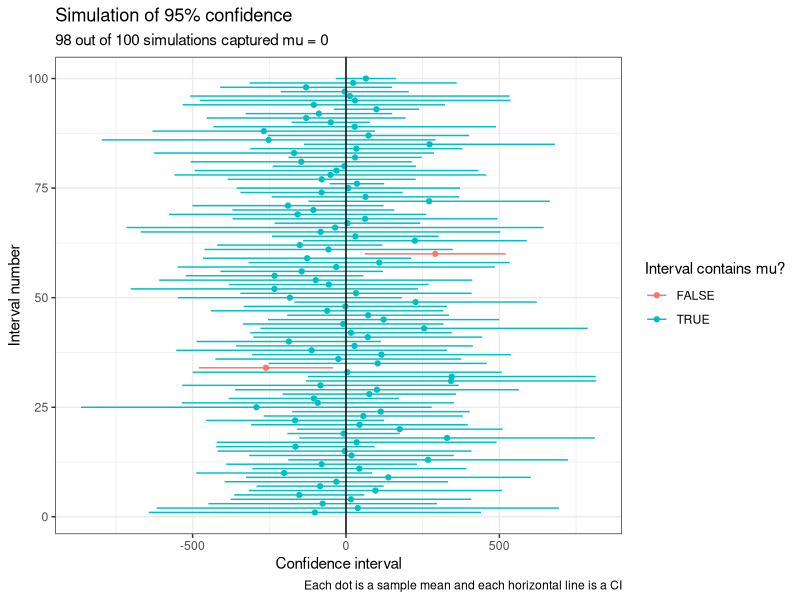

Generate this figure with R:
# Notes 8 Code

# Looking up the t.test() arguments

?t.test


# Generate 50 random values from a N(102, 5) distribution

set.seed(2303)
myvalues <- rnorm(50, 102, 5)


# T-tests with H0: mu = 100 and three different alternatives (≠, >, <)

t.test(x = myvalues, alternative = "two.sided", mu = 100)
t.test(x = myvalues, alternative = "greater", mu = 100)
t.test(x = myvalues, alternative = "less", mu = 100)


# Calculate test stat using the formula

test_stat <- (mean(myvalues) - 100) / (sd(myvalues) / sqrt(50))
test_stat


# Calculate p-value using Notes 7 functions

pt(test_stat, 49) # Ha with <
1 - pt(test_stat, 49) # Ha with >
2 * pt(test_stat, 49, lower.tail = FALSE) # Ha with not equal



# Practice: Old Faithful example
# H0: mu = 60  vs. Ha: mu > 60 

t.test(faithful$waiting, alternative = "greater", mu = 60, conf.level = 0.9)


# Storing t.test() output

out <- t.test(faithful$waiting, alternative = "greater", mu = 60, 
              conf.level = 0.9)
str(out) # check the structure of the output

# Print just the test stat, CI, or p-value
out$statistic
out$conf.int
out$p.value



# Example - Confidence Level Impact

# Choose three possible confidence levels and create a blank matrix
conf <- c(0.90, 0.95, 0.99)
ci <- matrix(NA, nrow = 3, ncol = 2)

# Calculate confidence intervals using each level
out1 <- t.test(x = myvalues, alternative = "two.sided", mu = 100, 
               conf.level = conf[1])
out2 <- t.test(x = myvalues, alternative = "two.sided", mu = 100, 
               conf.level = conf[2])
out3 <- t.test(x = myvalues, alternative = "two.sided", mu = 100, 
               conf.level = conf[3])

# Store each confidence interval in our matrix
ci[1, ] <- out1$conf.int[1:2]
ci[2, ] <- out2$conf.int[1:2]
ci[3, ] <- out3$conf.int[1:2]

# How wide are the intervals?
diff <- ci[, 2] - ci[, 1]
cbind(conf, diff)

# Where are the intervals centered?
apply(ci, MARGIN = 1, FUN = mean)




# Example - Sample size impact

# Generate three samples of varying sizes and create a a blank matrix
set.seed(4567)
n <- c(10, 30, 100)
my10values <- rnorm(n[1], 102, 5)
my30values <- rnorm(n[2], 102, 5)
my100values <- rnorm(n[3], 102, 5)
ci <- matrix(NA, nrow = 3, ncol = 2)

# Calculate confidence intervals using each sample size
out1 <- t.test(x = my10values, alternative = "two.sided", mu = 100)
out2 <- t.test(x = my30values, alternative = "two.sided", mu = 100)
out3 <- t.test(x = my100values, alternative = "two.sided", mu = 100)

# Store each confidence interval in our matrix
ci[1, ] <- out1$conf.int[1:2]
ci[2, ] <- out2$conf.int[1:2]
ci[3, ] <- out3$conf.int[1:2]

# How wide are the intervals?
diff <- ci[, 2] - ci[, 1]
cbind(n, diff)

# Where are the intervals centered?
apply(ci, MARGIN = 1, FUN = mean)




# Example - What does __% confident mean?

reps <- 1000
n <- 5
sd <- 300
conf <- 0.95

output <- replicate(reps, t.test(rnorm(n, 0, sd), mu = 0, 
                                 alternative = "two.sided", 
                                 conf.level = conf)$conf.int[1:2])

output <- t(output) # this makes each row a CI instead of each column
contain_mu <- output[, 1] <= 0 & output[, 2] >= 0
sum(contain_mu) / reps



# Code for confidence interval graph in notes

library(ggplot2)
myout <- output[1:100, ]
contain_mu <- contain_mu[1:100]

mydata <- data.frame(row = 1:100,
                     xbar = apply(myout, 1, mean),
                     lower = myout[, 1],
                     upper = myout[, 2])

ggplot(mydata, aes(y = row, x = xbar, color = contain_mu)) +
  geom_pointrange(aes(xmin = lower, xmax = upper), size = 0.2) +
  geom_vline(xintercept = 0) +
  labs(title = paste0("Simulation of ", conf * 100, "% confidence"),
       subtitle = paste0(sum(contain_mu), " out of ", nrow(myout),
                         " simulations captured mu = 0"),
       x = "Confidence interval",
       y = "Interval number",
       caption = "Each dot is a sample mean and each horizontal line is a CI",
       color = "Interval contains mu?") +
  theme_bw()
